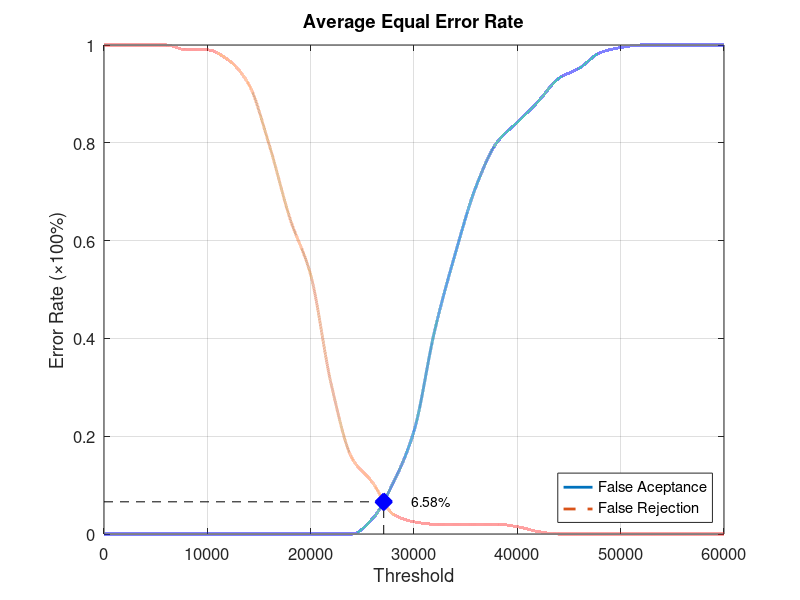
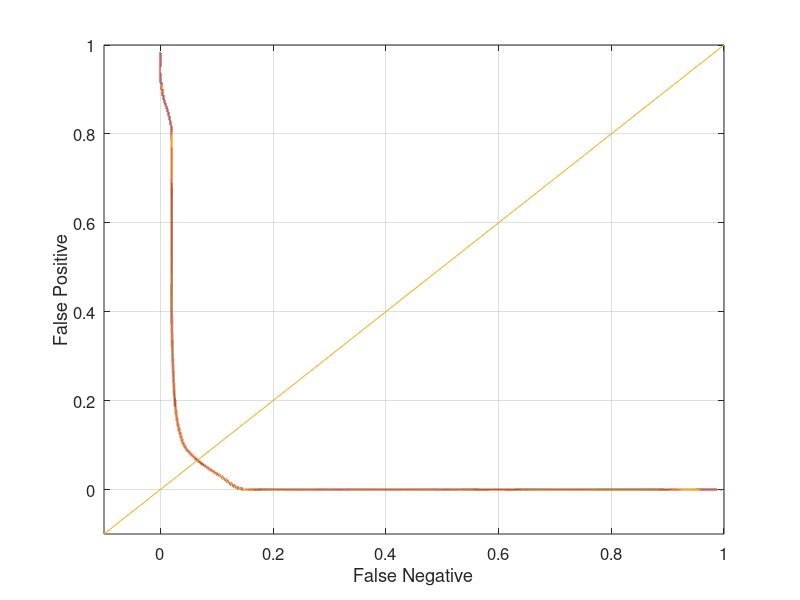

Recreate these plots in MATLAB, in order.
function yEER = Database5_2
close all;
clear;
clc;
x = 0:2000:60000;
xq = 0:0.5:60000;

y0 = [0 0 0 0 0 0 0 0 0 0 0 0 0 0.0315789 0.105263 0.210526 0.415789 0.573684 0.710526 0.8 0.842105 0.884211 0.931579 0.952632 0.984211 0.994737 1 1 1 1 1];
yy0 = interp1(x, y0, xq, 'pchip');
y1 = [1 1 1 1 0.99 0.99 0.97 0.92 0.795 0.645 0.53 0.305 0.155 0.105 0.04 0.025 0.02 0.02 0.02 0.02 0.015 0.005 0 0 0 0 0 0 0 0 0];
yy1 = interp1(x, y1, xq, 'pchip');

% Calculating EER: 
y2 = abs(y0 - y1);
find(y2 == min(y2))
yy2 = abs(yy0 - yy1);
xEER = find(yy2 == min(yy2));
xEERIndex = xq(xEER) % X-axis EER
yEER = yy0(xEER) % Y-axis EER

main = figure
plot(xq, yy0,'-','LineWidth', 2);	hold on
plot(xq, yy1,'--','LineWidth', 2);	hold on
plot([xEERIndex xEERIndex], [0 yEER], 'k--');	hold on
plot([0 xEERIndex], [yEER yEER], 'k--');	hold on
plot(xEERIndex, yEER, 'bx', 'LineWidth', 10);	hold on
text(xEERIndex + 10 * xEERIndex / 100, yEER, [num2str(round((10000 * yEER)) / 100) '%'])
legend('False Aceptance', 'False Rejection', 'Location', 'SouthEast')
xlabel('Threshold')
ylabel('Error Rate (\times100%)')
title('Average Equal Error Rate')
set(gca, 'FontSize', 12)
axis([0 60000 0 1])
grid on

print(main, 'Database5_2Main', '-dpng');
FNRxFPR = figure('Color', [1 1 1]);
plot(yy1, yy0, '-', yy1, yy0, 'LineWidth', 2);
hold on
y = -0.1:0.1:1
plot(y, y); 
set(gca, 'FontSize', 12)
xlabel('False Negative')
ylabel('False Positive')
axis([-0.1 1 -0.1 1])
set(gca, 'FontSize', 12)
grid on

print(FNRxFPR, 'Database5_2FNRxFPR','-dpng');
end
